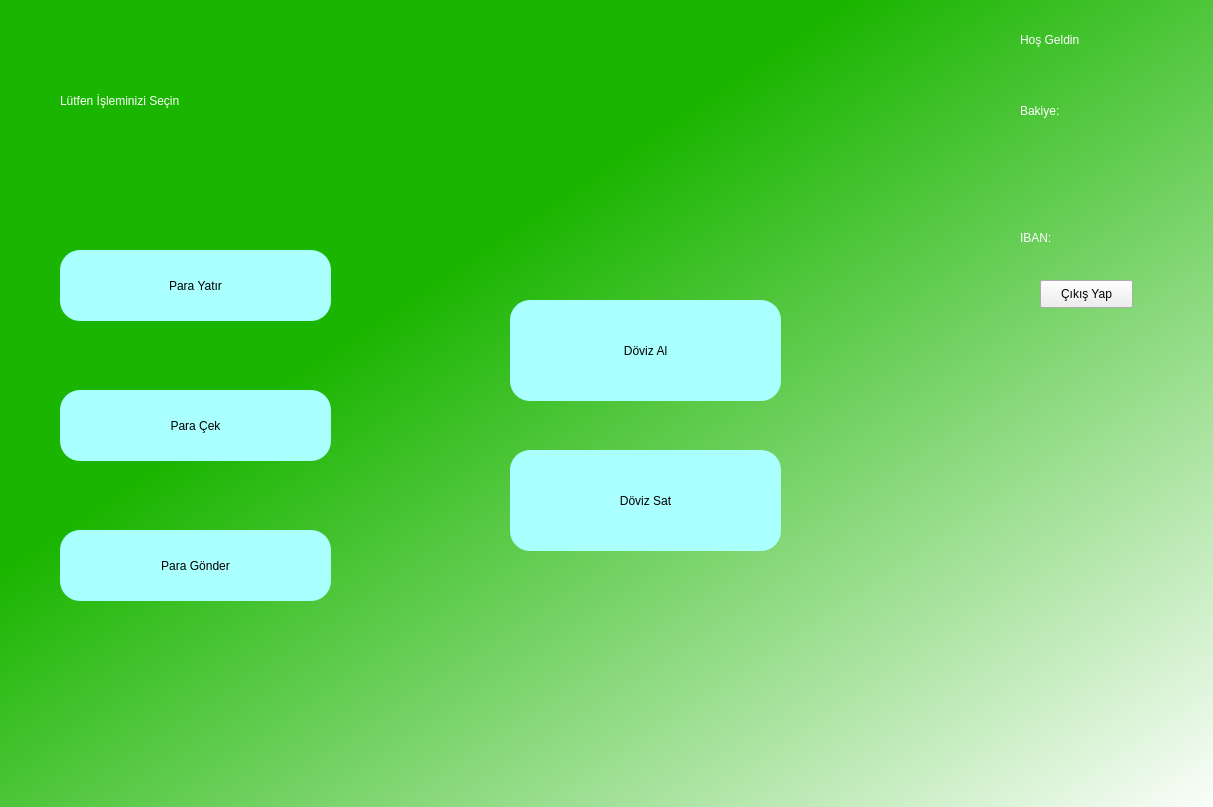
<?xml version="1.0" encoding="UTF-8"?>
<ui version="4.0">
 <class>Form</class>
 <widget class="QWidget" name="Form">
  <property name="geometry">
   <rect>
    <x>0</x>
    <y>0</y>
    <width>1213</width>
    <height>807</height>
   </rect>
  </property>
  <property name="windowTitle">
   <string>Form</string>
  </property>
  <widget class="QWidget" name="widget" native="true">
   <property name="geometry">
    <rect>
     <x>0</x>
     <y>0</y>
     <width>1221</width>
     <height>821</height>
    </rect>
   </property>
   <property name="styleSheet">
    <string notr="true">QWidget#widget{
background-color: qlineargradient(spread:pad, x1:0, y1:0, x2:1, y2:1, stop:0.348259 rgba(26, 181, 0, 255), stop:1 rgba(255, 255, 255, 255));}</string>
   </property>
   <widget class="QLabel" name="label">
    <property name="geometry">
     <rect>
      <x>1020</x>
      <y>30</y>
      <width>111</width>
      <height>20</height>
     </rect>
    </property>
    <property name="styleSheet">
     <string notr="true">font: 12pt &quot;MS Shell Dlg 2&quot;;
color: rgb(255, 255, 255);</string>
    </property>
    <property name="text">
     <string>Hoş Geldin</string>
    </property>
   </widget>
   <widget class="QLabel" name="showname">
    <property name="geometry">
     <rect>
      <x>1020</x>
      <y>60</y>
      <width>151</width>
      <height>31</height>
     </rect>
    </property>
    <property name="styleSheet">
     <string notr="true">font: 12pt &quot;MS Shell Dlg 2&quot;;
color: white;</string>
    </property>
    <property name="text">
     <string/>
    </property>
   </widget>
   <widget class="QLabel" name="label_2">
    <property name="geometry">
     <rect>
      <x>1020</x>
      <y>100</y>
      <width>71</width>
      <height>21</height>
     </rect>
    </property>
    <property name="styleSheet">
     <string notr="true">font: 10pt &quot;MS Shell Dlg 2&quot;;
color: white;</string>
    </property>
    <property name="text">
     <string>Bakiye: </string>
    </property>
   </widget>
   <widget class="QLabel" name="showmoney">
    <property name="geometry">
     <rect>
      <x>1080</x>
      <y>100</y>
      <width>121</width>
      <height>21</height>
     </rect>
    </property>
    <property name="styleSheet">
     <string notr="true">font: 10pt &quot;MS Shell Dlg 2&quot;;
color: white;</string>
    </property>
    <property name="text">
     <string/>
    </property>
   </widget>
   <widget class="QPushButton" name="exit">
    <property name="geometry">
     <rect>
      <x>1040</x>
      <y>280</y>
      <width>93</width>
      <height>28</height>
     </rect>
    </property>
    <property name="text">
     <string>Çıkış Yap</string>
    </property>
   </widget>
   <widget class="QPushButton" name="depositmoney">
    <property name="geometry">
     <rect>
      <x>60</x>
      <y>250</y>
      <width>271</width>
      <height>71</height>
     </rect>
    </property>
    <property name="styleSheet">
     <string notr="true">border-radius: 20px;
background-color: rgb(170,255,255);
font: 16pt &quot;MS Shell Dlg 2&quot;;</string>
    </property>
    <property name="text">
     <string>Para Yatır</string>
    </property>
   </widget>
   <widget class="QPushButton" name="withdrawmoney">
    <property name="geometry">
     <rect>
      <x>60</x>
      <y>390</y>
      <width>271</width>
      <height>71</height>
     </rect>
    </property>
    <property name="styleSheet">
     <string notr="true">border-radius: 20px;
background-color: rgb(170,255,255);
font: 16pt &quot;MS Shell Dlg 2&quot;;</string>
    </property>
    <property name="text">
     <string>Para Çek</string>
    </property>
   </widget>
   <widget class="QPushButton" name="sendmoney">
    <property name="geometry">
     <rect>
      <x>60</x>
      <y>530</y>
      <width>271</width>
      <height>71</height>
     </rect>
    </property>
    <property name="styleSheet">
     <string notr="true">border-radius: 20px;
background-color: rgb(170,255,255);
font: 16pt &quot;MS Shell Dlg 2&quot;;</string>
    </property>
    <property name="text">
     <string>Para Gönder</string>
    </property>
   </widget>
   <widget class="QPushButton" name="currencybs">
    <property name="geometry">
     <rect>
      <x>510</x>
      <y>300</y>
      <width>271</width>
      <height>101</height>
     </rect>
    </property>
    <property name="styleSheet">
     <string notr="true">border-radius: 20px;
background-color: rgb(170,255,255);
font: 16pt &quot;MS Shell Dlg 2&quot;;</string>
    </property>
    <property name="text">
     <string>Döviz Al</string>
    </property>
   </widget>
   <widget class="QPushButton" name="sellcur">
    <property name="geometry">
     <rect>
      <x>510</x>
      <y>450</y>
      <width>271</width>
      <height>101</height>
     </rect>
    </property>
    <property name="styleSheet">
     <string notr="true">border-radius: 20px;
background-color: rgb(170,255,255);
font: 16pt &quot;MS Shell Dlg 2&quot;;</string>
    </property>
    <property name="text">
     <string>Döviz Sat</string>
    </property>
   </widget>
   <widget class="QLabel" name="label_3">
    <property name="geometry">
     <rect>
      <x>60</x>
      <y>70</y>
      <width>411</width>
      <height>61</height>
     </rect>
    </property>
    <property name="styleSheet">
     <string notr="true">font: 24pt &quot;MS Shell Dlg 2&quot;;
color: white;</string>
    </property>
    <property name="text">
     <string>Lütfen İşleminizi Seçin</string>
    </property>
   </widget>
   <widget class="QLabel" name="showmoneyusd">
    <property name="geometry">
     <rect>
      <x>1080</x>
      <y>130</y>
      <width>121</width>
      <height>21</height>
     </rect>
    </property>
    <property name="styleSheet">
     <string notr="true">font: 10pt &quot;MS Shell Dlg 2&quot;;
color: white;</string>
    </property>
    <property name="text">
     <string/>
    </property>
   </widget>
   <widget class="QLabel" name="showmoneyeur">
    <property name="geometry">
     <rect>
      <x>1080</x>
      <y>160</y>
      <width>121</width>
      <height>21</height>
     </rect>
    </property>
    <property name="styleSheet">
     <string notr="true">font: 10pt &quot;MS Shell Dlg 2&quot;;
color: white;</string>
    </property>
    <property name="text">
     <string/>
    </property>
   </widget>
   <widget class="QLabel" name="label_4">
    <property name="geometry">
     <rect>
      <x>1020</x>
      <y>230</y>
      <width>55</width>
      <height>16</height>
     </rect>
    </property>
    <property name="styleSheet">
     <string notr="true">font: 10pt &quot;MS Shell Dlg 2&quot;;
color: white;
font: 9pt &quot;MS Shell Dlg 2&quot;;</string>
    </property>
    <property name="text">
     <string>IBAN: </string>
    </property>
   </widget>
   <widget class="QLabel" name="iban">
    <property name="geometry">
     <rect>
      <x>1070</x>
      <y>220</y>
      <width>121</width>
      <height>31</height>
     </rect>
    </property>
    <property name="styleSheet">
     <string notr="true">font: 10pt &quot;MS Shell Dlg 2&quot;;
color: white;</string>
    </property>
    <property name="text">
     <string/>
    </property>
   </widget>
  </widget>
 </widget>
 <resources/>
 <connections/>
</ui>
